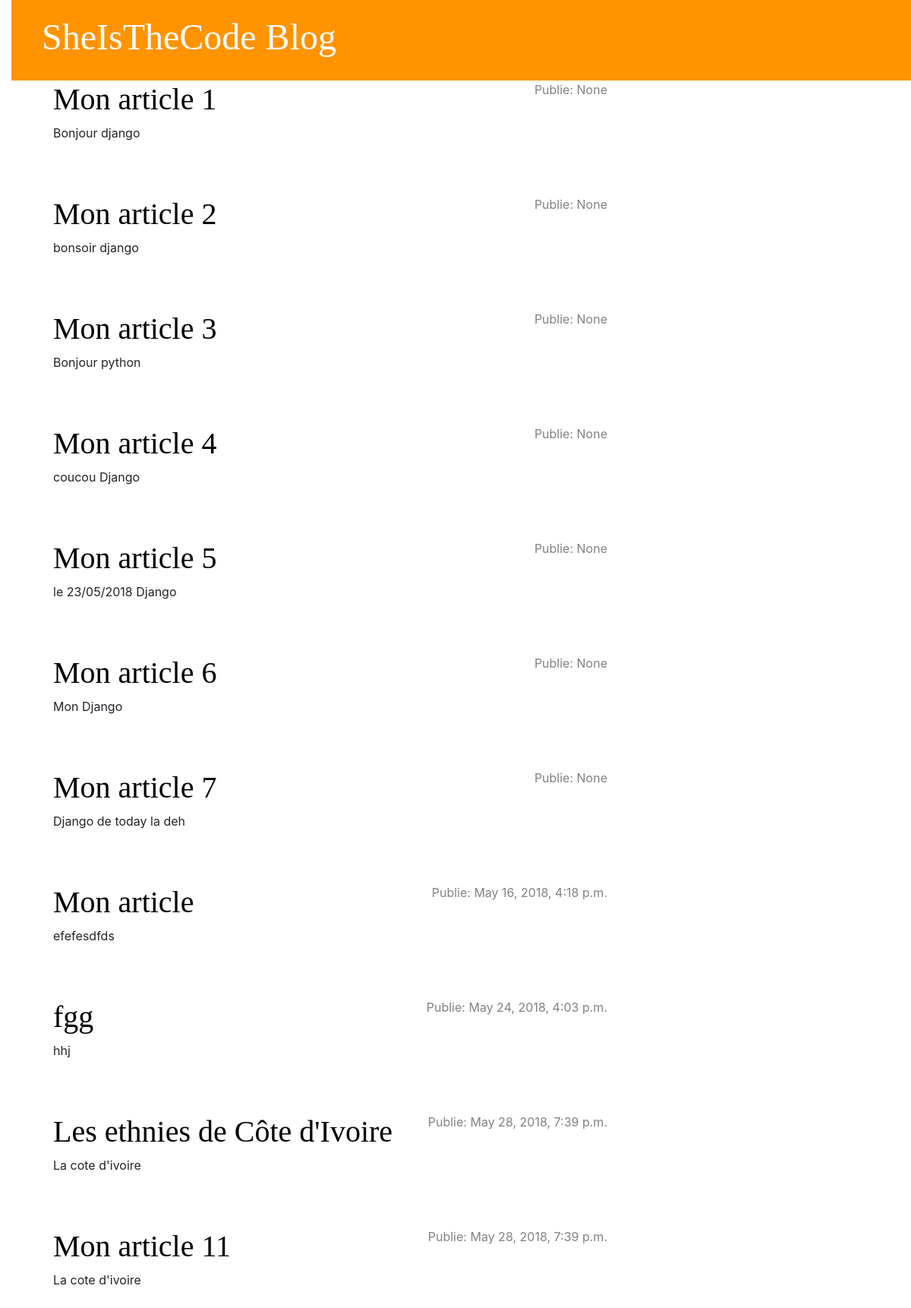
The page / on the database its author committed.
### blog/models.py (models this page shows, shortened)
class Post(models.Model):
	author = models.ForeignKey('auth.User', on_delete=models.CASCADE)
	title = models.CharField(max_length=200)
	text = models.TextField()
	created_date = models.DateTimeField(default=timezone.now)
	published_date = models.DateTimeField(blank=True, null=True)

### blog/views.py (the view)
# urls.py: url(r'^$', views.post_list, name='post_list'),
def post_list(request):
	posts = Post.objects.order_by('published_date')
	return render(request,'blog/post_list.html', {'posts': posts})

### blog/templates/blog/post_list.html
{% extends 'blog/base.html' %}
	{% block content %}
		{% for post in posts %}
			<div class="post">
				<div class="date">
				 	<p>Publie: {{post.published_date}}</p>
				</div>
				<h1><a href=" {% url 'post_detail' pk=post.pk %} ">{{post.title}} </a></h1>
				<p>{{post.text|linebreaksbr}} </p>
			</div>
		{% endfor %}
{% endblock %}

### blog/templates/blog/base.html (shortened to what this page needs)
{% load staticfiles %}
<!DOCTYPE html>
<html>
<head>
	<link rel="stylesheet" href="{% static 'css/bootstrap.min.css' %} ">
	<link rel="stylesheet" href="{% static 'css/blog.css' %} ">
</head>
<body>
	<div class="page-header">
		<h1><a href="/">SheIsTheCode Blog</a></h1>
	</div>
	<div class="content container">
		<div class="row">
			<div class="col-md-8">
				{% block content %}
				{% endblock %}
			</div>
		</div>
	</div>
</body>
</html>

### blog/static/css/blog.css (style rules this page uses)
body { padding-left:15px; }
h1 a { color: #FCA205; font-family: 'Lobster'; }
.page-header { background-color: #ff9400; margin-top: 0; padding: 20px 20px 20px 40px; }
² .page-header h1, .page-header h1 a, .page-header h1 a:visited, .page-header h1 a:active { color: #ffffff; font-size: 36pt; text-decoration: none; }
.content { margin-left: 40px; }
h1,h2, h3, h4, { font-family: 'Lobster', cursive; }
.date { float:right; color:#828282; }
.post { margin-bottom: 70px; }
.post h1 a, .post h1 a:visited { color: #000000; }

### rows shown on the page
Post: published_date "None", title "Mon article 1", text "Bonjour django"
Post: published_date "None", title "Mon article 2", text "bonsoir django"
Post: published_date "None", title "Mon article 3", text "Bonjour python"
Post: published_date "None", title "Mon article 4", text "coucou Django"
Post: published_date "None", title "Mon article 5", text "le 23/05/2018 Django"
Post: published_date "None", title "Mon article 6", text "Mon Django"
Post: published_date "None", title "Mon article 7", text "Django de today la deh"
Post: published_date "May 16, 2018, 4:18 p.m.", title "Mon article", text "efefesdfds"
Post: published_date "May 24, 2018, 4:03 p.m.", title "fgg", text "hhj"
Post: published_date "May 28, 2018, 7:39 p.m.", title "Les ethnies de Côte d'Ivoire", text "La cote d'ivoire"
Post: published_date "May 28, 2018, 7:39 p.m.", title "Mon article 11", text "La cote d'ivoire"
